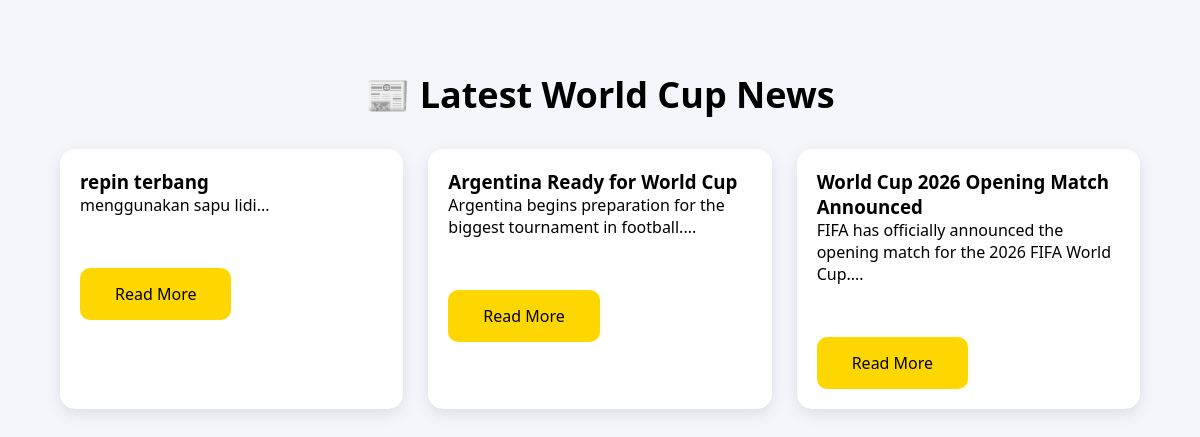
Page /news.php on the committed database.
### tables this page shows
CREATE TABLE `news` (
  `id` int NOT NULL,
  `title` varchar(255) NOT NULL,
  `image` varchar(255) DEFAULT NULL,
  `content` text NOT NULL,
  `created_at` timestamp NULL DEFAULT CURRENT_TIMESTAMP
);

### news.php (the view, shortened to what this page needs)
<?php
include 'config/database.php';
include 'includes/header.php';
$news = mysqli_query(
    $conn,
    "SELECT * FROM news ORDER BY id DESC"
);
?>
<div class="container">
    <h1 class="section-title">
        📰 Latest World Cup News
    </h1>
    <div class="news-grid">
    <?php while($row = mysqli_fetch_assoc($news)): ?>
        <div class="news-card">
            <div class="news-content">
                <h3>
                    <?= htmlspecialchars($row['title']) ?>
                </h3>
                <p>
                    <?= substr(strip_tags($row['content']),0,120) ?>...
                </p>
                <br>
                <a
                href="news_detail.php?id=<?= $row['id'] ?>"
                class="hero-btn">
                    Read More
                </a>
            </div>
        </div>
    <?php endwhile; ?>
    </div>
</div>

### assets/css/style.css (style rules this page uses)
* { margin:0; padding:0; box-sizing:border-box; }
body { font-family:'Segoe UI',sans-serif; background:#f4f6fb; }
.hero-btn { display:inline-block; margin-top:30px; background:#ffd700; color:black; padding:15px 35px; text-decoration:none; border-radius:10px; }
.container { width:90%; margin:70px auto; }
.section-title { text-align:center; margin-bottom:30px; font-size:36px; }
.news-grid { display:grid; grid-template-columns: repeat(auto-fit,minmax(300px,1fr)); gap:25px; margin-bottom:60px; }
.news-card { background:white; border-radius:15px; overflow:hidden; box-shadow: 0 5px 15px rgba(0,0,0,.1); }
.news-content { padding:20px; }

### rows in the picture
news: title "repin terbang", content "menggunakan sapu lidi"
news: title "Argentina Ready for World Cup", content "Argentina begins preparation for the biggest tournament in football."
news: title "World Cup 2026 Opening Match Announced", content "FIFA has officially announced the opening match for the 2026 FIFA World Cup."
